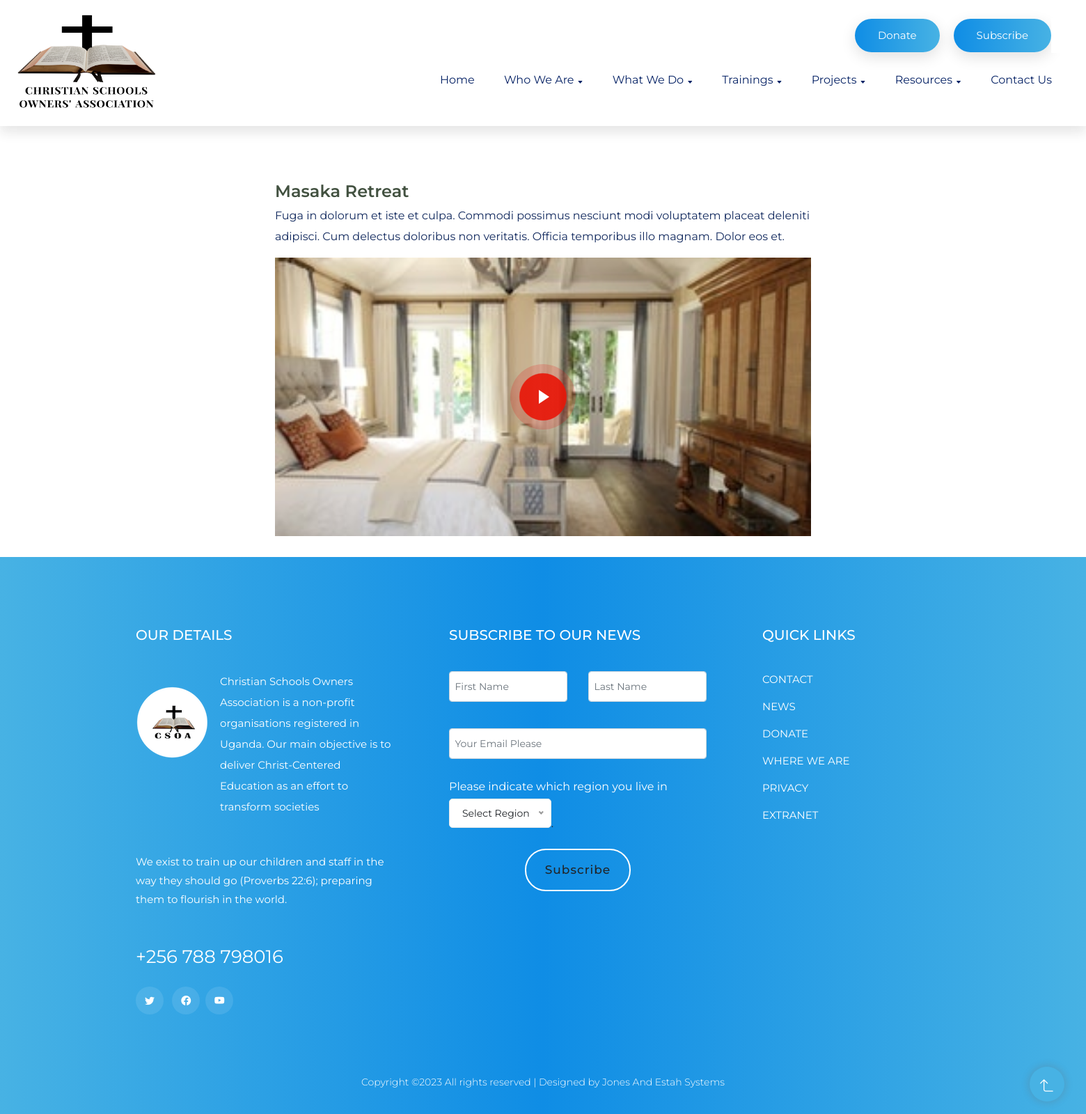
The app's page /wedo/stories with its own data.
### whatwedo/models.py (models this page shows, shortened)
class Story(models.Model):
    title = models.CharField(max_length=100)
    image = models.ImageField(upload_to="img/tests", default="img/placeholder.jpeg")
    url = models.CharField(max_length=500)
    description = models.CharField(max_length=1000)
    isMain = models.BooleanField(default=False)
    class Meta:
        verbose_name = _("Story")
        verbose_name_plural = _("Story")

### whatwedo/views.py (the view)
# urls.py: path('stories', views.stories, name='stories'),
def stories(request):
    text = models.MovingText.objects.all()
    word = models.MovingWord.objects.all()
    story = Story.objects.all()
    return render(request, 'our_stories.html', {"moving": text, "movingword": word, "stories": story})

### csoa/templatetags/my_extras.py (called while the page is built)
@register.filter
def slide_text(words, text):
    filtered = words.filter(movingText=text)
    return list(filtered)

@register.filter
def mainStory(story):
    filtered = story.get(isMain=True)
    return filtered.title

@register.filter
def mainDescription(story):
    filtered = story.get(isMain=True)
    return filtered.description

@register.filter
def mainLink(story):
    filtered = story.get(isMain=True)
    return filtered.url

@register.filter
def image(story):
    filtered = story.get(isMain=True)
    return filtered.image.url

### whatwedo/templates/our_stories.html
{% extends 'index.html' %}
{% load my_extras %}
{% block content %}
<section style="margin-top:10vh;">
    <div class="container">
        <div class="row" style="justify-content:center;">
            <div class="col-xl-8 col-lg-8 col-md-8" >
                <div class="home-blog-single mb-30">
                    <div class="blog-cap">
                        <h4><a href="">{{ stories|mainStory }}</a></h4>
                        <p>{{ stories|mainDescription  }}</p>
                    </div>
                    <div class="blog-img-cap">
                        <div class="blog-img align-items-stretch position-relative video-box" style="background-image: url('{{ stories|image  }}');" data-aos="fade-right">
                            <a href="{{ stories|mainLink  }}" class="glightbox play-btn mb-4"></a>
                        </div>
                </div>
            </div>
        </div>
        </div>
    </div>
</section>
{% endblock %}

### records on screen
Story: title "Masaka Retreat", description "Fuga in dolorum et iste et culpa. Commodi possimus nesciunt modi voluptatem placeat deleniti adipisci. Cum delectus doloribus non veritatis. Officia temporibus illo magnam. Dolor eos et.", image (placeholder picture)
